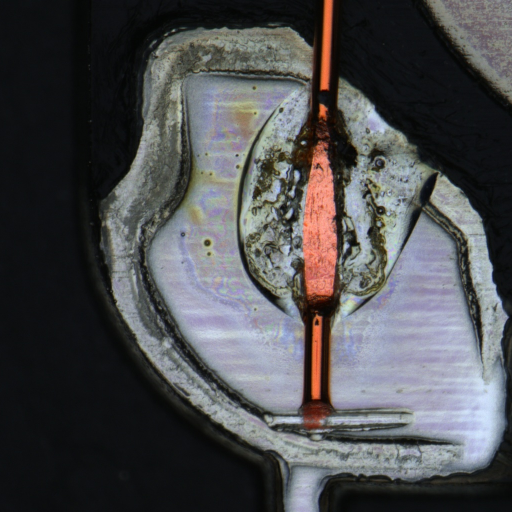
#> input picture Computer Vision/00OpenCV/image/1.png, 512 x 512 px
$ python '根据pix2pix颜色切割需要的图像.py'
#> lines starting #> are read from the running program, lines starting #| are printed output that depends on the picture; after the words box and inside, x2 and y2 are one past the last pixel; in counts of white or black regions, pixels touching at a corner belong together
import cv2
import numpy as np
from matplotlib import pyplot as plt


img_o = cv2.imread("./image/1.png")
#> img_o is the input picture: shape (512, 512, 3); mean B, G, R 78.9, 77.1, 76.6
img_m = cv2.imread("./image/2.png")
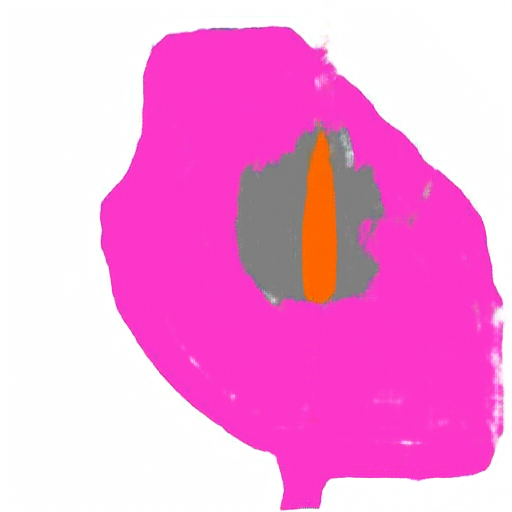
#> input picture Computer Vision/00OpenCV/image/2.png, 512 x 512 px
#> img_m is the input picture: shape (512, 512, 3); mean B, G, R 218.7, 155.5, 245.4
cols, rows, _ = img_o.shape
#> cols = 512; rows = 512
B_channel, G_channel, R_channel = cv2.split(img_m)
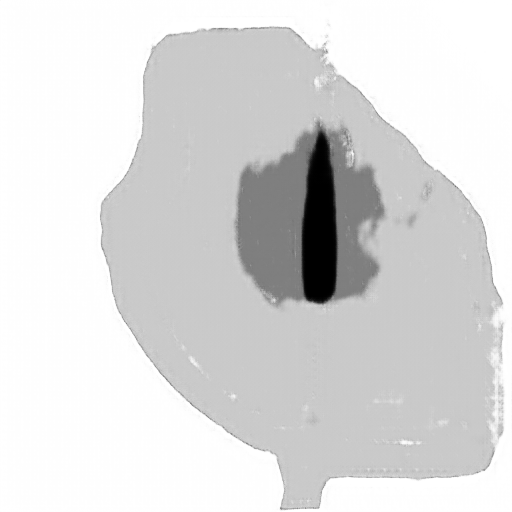
#> B_channel: shape (512, 512); min 0, max 255, mean 218.7
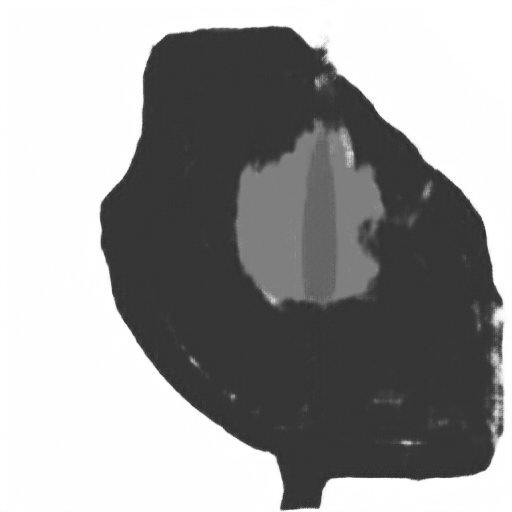
#> G_channel: shape (512, 512); min 39, max 255, mean 155.5
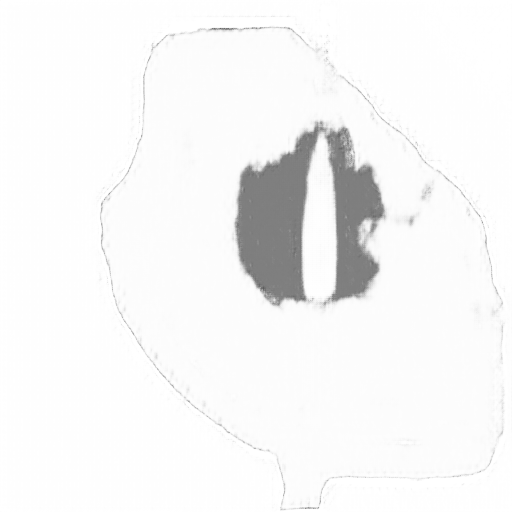
#> R_channel: shape (512, 512); min 92, max 255, mean 245.4

_, RedThresh = cv2.threshold(R_channel, 160, 255, cv2.THRESH_BINARY)
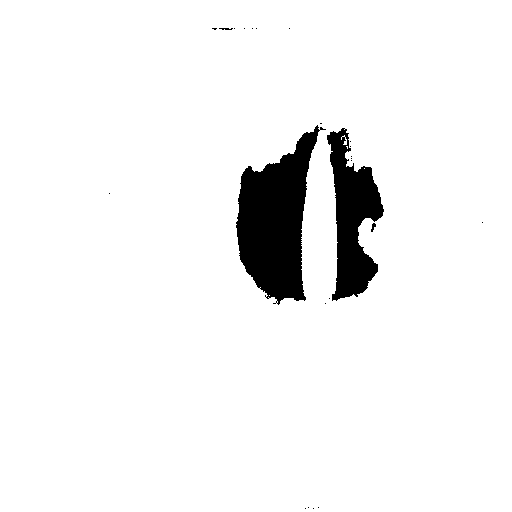
#> RedThresh: shape (512, 512); 94.7% white; 24 black regions (20 under 20 px), largest, box (x1, y1, x2, y2) and area: (236, 125, 326, 305) 8729, (327, 128, 384, 301) 5168, (371, 223, 376, 232) 25, (219, 28, 233, 30) 21
mask_inv = cv2.bitwise_not(RedThresh)
# 方法二：
# lower_blue = np.array([120, 120, 120])
# upper_blue = np.array([150, 150, 150])
#
# mask = cv2.inRange(img_m, lower_blue, upper_blue)
cv2.imshow("mask", mask_inv)
kernel = np.ones((25, 25), np.uint8)
# kernel = cv2.getStructuringElement(cv2.MORPH_RECT, (25, 25))
closing = cv2.morphologyEx(mask_inv, cv2.MORPH_CLOSE, kernel)
#> closing: shape (512, 512); 6% white; 6 white regions (3 under 20 px), largest, box (x1, y1, x2, y2) and area: (236, 123, 384, 305) 15475, (305, 507, 319, 512) 67, (212, 28, 257, 30) 63
opening = cv2.morphologyEx(closing, cv2.MORPH_OPEN, kernel)
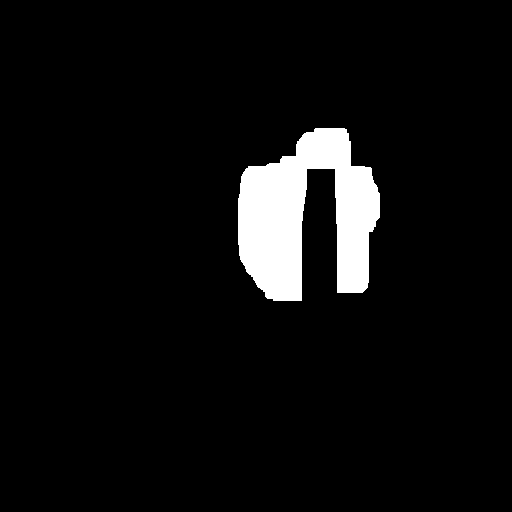
#> opening: shape (512, 512); 5.7% white; 1 white region
cv2.imshow("opening", opening)
# masked_img = cv2.bitwise_and(img_o, img_o, mask=opening)  # 实物图分割。
(cnts, _) = cv2.findContours(opening.copy(), cv2.RETR_TREE, cv2.CHAIN_APPROX_NONE)
#> cnts = 1 contour; box (x1, y1, x2, y2) and area: (238, 128, 380, 301) 14468

c = sorted(cnts, key=cv2.contourArea, reverse=True)[0]
#> c = contour of 787 points, box (x1, y1, x2, y2) (238, 128, 380, 301), area 14468
if len(cnts) == 0:
    # print("skipped: %s" % (image_path))
    print("......")
else:
    c = sorted(cnts, key=cv2.contourArea, reverse=True)[0]
    x, y, w, h = cv2.boundingRect(c)
#> x = 238; y = 128; w = 142; h = 173
    cropImg = img_o[y:y + h, x:x + w]
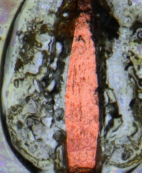
#> cropImg: shape (173, 142, 3); mean B, G, R 101.1, 109.7, 122.7
cv2.imshow("res", cropImg)
cv2.waitKey(0)
cv2.destroyAllWindows()
